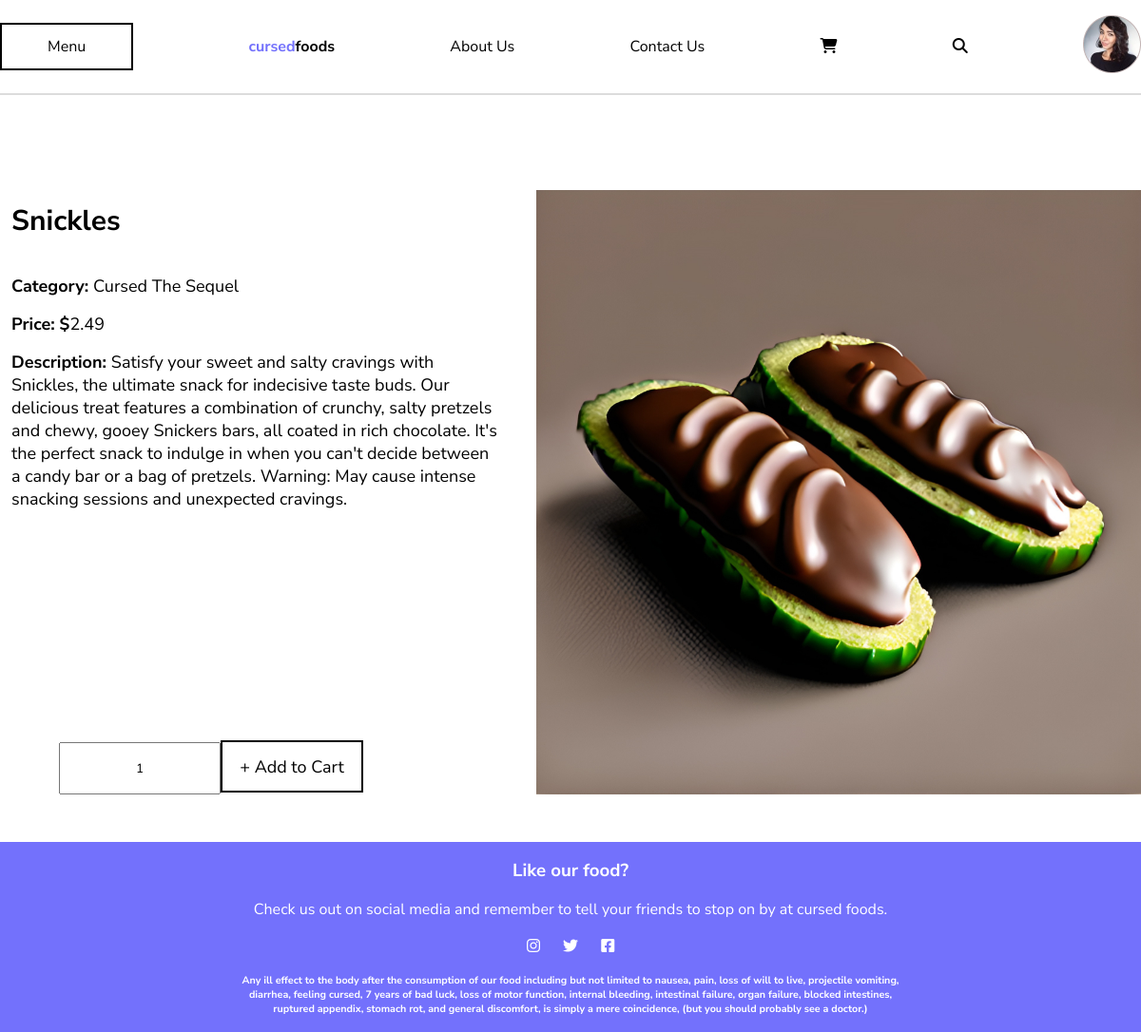
Screenshot of /menu-details.php?id=14 with the database file from the repository.
### tables this page shows
CREATE TABLE `items` (
  `item_id` int(11) NOT NULL,
  `category_id` int(11) NOT NULL,
  `date_added` date DEFAULT NULL,
  `item_name` varchar(250) NOT NULL,
  `item_price` decimal(10,2) NOT NULL,
  `description` varchar(500) NOT NULL,
  `image` varchar(100) NOT NULL
);

CREATE TABLE `categories` (
  `category_id` int(11) NOT NULL,
  `category_name` varchar(250) NOT NULL
);

### menu-details.php (the view, shortened to what this page needs)
<?php
include 'includes/header.php';
include 'includes/database.php';
$item_id = filter_input(INPUT_GET, 'id', FILTER_SANITIZE_NUMBER_INT);
$sql = "
SELECT i.item_id, i.item_name, i.item_price, i.description, i.image, c.category_name
FROM items as i
INNER JOIN categories as c
ON i.category_id = c.category_id
WHERE i.item_id = $item_id
";
$query = $conn->query($sql);
?>
<section class="details">
        <?php
        while (($row = $query->fetch_assoc()) !== null) {
            echo "<div class='item-desc'>";
            echo "<h1 id='detailHeader'>", $row['item_name'], "</h1>";
            echo "<p class='category'><span>Category: </span>", $row['category_name'], "</p>";
            echo "<p class='price'><span>Price: </span><span>$</span>", $row['item_price'], "</p>";
            echo "<p class='desc'>";
            echo "<span>Description: </span>", $row['description'], "</p>";
            echo "<div class='item-quantity'>";
            echo "<form action='addtocart.php?id=5' method='get'>";
            echo "<input class='item-number' name='qty' type='number' value='1' />";
            echo "<button class='addBtn' type='submit'>+ Add to Cart</button>";
            echo "</form>";
            echo "</div>";
            echo "</div>";
            echo "<img src='images/", $row['image'], "' alt='' />";
          }
        ?>
</section>
<?php
include 'includes/footer.php'
?>

### css/styles.css (style rules this page uses)
* { margin: 0; padding: 0; box-sizing: border-box; }
html, body { height: 100%; }
.details { display: flex; justify-content: space-between; margin-top: 100px; }
.item-desc { width: 45%; padding: 12px; position: relative; }
#detailHeader { font-size: 30px; margin-bottom: 36px; }
.item-desc span { font-weight: bolder; }
.item-desc p { font-size: 18px; }
.category { margin-bottom: 16px; }
.price { margin-bottom: 16px; }
.desc { margin-bottom: 60px; }
.details img { width: 53%; min-height: 400px; object-fit: cover; }
.item-quantity { position: absolute; bottom: 0; display: flex; align-items: center; }
.addBtn { width: 150px; height: 55px; border: 2px solid black; background-color: transparent; cursor: pointer; font-size: 18px; font-family: 'Nunito Sans', sans-serif; }
.item-number { height: 55px; text-align: center; font-family: 'Nunito Sans', sans-serif; margin-left: 50px; padding-left: 15px; }

### rows the page displays
items: item_name "Snickles", category.category_name "Cursed The Sequel", item_price "2.49", description "Satisfy your sweet and salty cravings with Snickles, the ultimate snack for indecisive taste buds. Our delicious treat features a combination of crunchy, salty pretzels and chewy, gooey Snickers bars, all coated in rich chocolate. It's the perfect snack to indulge in when you can't decide between a candy bar or a bag of pretzels. Warning: May cause intense snacking sessions and unexpected cravings.", image (picture)
